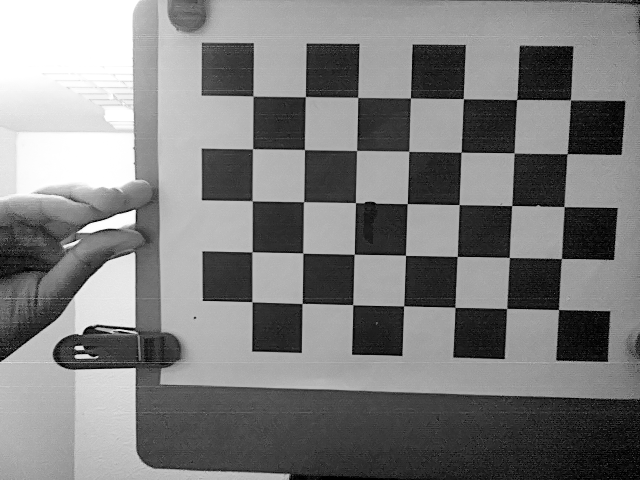
#> input picture assmt1/images/left/16648398145492.png, 640 x 480 px, given as the content of the folder images/right, which was not available
$ jupyter execute q1.ipynb   (text cells are left out)
#> lines starting #> are read from the running program, lines starting #| are printed output that depends on the picture; after the words box and inside, x2 and y2 are one past the last pixel; in counts of white or black regions, pixels touching at a corner belong together; pictures that were not available may be replaced by others from this repository, and a replacement may not be noted
[cell 1]
import numpy as np
import cv2 as cv
import glob

import time
from pathlib import Path

import depthai as dai

[cell 2]
'''
    function to capture 10 images from mentioned source
    - source can be RIGHT or LEFT monochrome camera of OAK D LITE
    - images captured at 1000 sec interval

    params :

        src = {'right' || 'left'} (default : right)
        delay = {delay in ms} (default : 1000)
'''

def captureImages(src='right', delay=1000):
#> (the call stopped at in captureImages, `pipeline = dai.Pipeline()`: depthai is not available in this run)
#> (the call stopped at in captureImages, `pipeline = dai.Pipeline()`: depthai is not available in this run)
    if src != 'right' and src != 'left':
        print("ENTER CORRECT PARAMS!")
        print("accepted params: {left, right} ")
        print(f"entered src:{src}")
        return;

    # Start defining a pipeline
    pipeline = dai.Pipeline()

    # Define a source - mono (grayscale) camera
    # LEFT or RIGHT

    cam = pipeline.createMonoCamera()

    if src == 'right' :
        cam.setBoardSocket(dai.CameraBoardSocket.RIGHT)
    else :
        cam.setBoardSocket(dai.CameraBoardSocket.LEFT)

    cam.setResolution(dai.MonoCameraProperties.SensorResolution.THE_480_P)

    # Create output
    xout = pipeline.createXLinkOut()
    xout.setStreamName(src)
    cam.out.link(xout.input)

    # Connect and start the pipeline
    with dai.Device(pipeline) as device:

        # Output queue will be used to get the grayscale frames from the output defined above
        q = device.getOutputQueue(name=src, maxSize=4, blocking=False)

        # Make sure the destination path is present before starting to store the examples
        Path(f"images/{src}").mkdir(parents=True, exist_ok=True)

        for i in range(10):
            # Blocking call, will wait until a new data has arrived
            inSrc = q.get()
            # Data is originally represented as a flat 1D array, it needs to be converted into HxW form
            frame = inSrc.getCvFrame()
            # Frame is transformed and ready to be shown
            cv.imshow(src, frame)

            cv.imwrite(f"images/{src}/{int(time.time() * 10000)}.png", frame)
            cv.waitKey(delay)

            cv.destroyAllWindows()


def captureColorImages(delay=1000):

    # Start defining a pipeline
#> (the call stopped at in captureColorImages, `pipeline = dai.Pipeline()`: depthai is not available in this run)
    pipeline = dai.Pipeline()

    # Define a source - color camera

    cam = pipeline.createColorCamera()
    cam.setResolution(dai.ColorCameraProperties.SensorResolution.THE_1080_P)

    # Create RGB output
    xout = pipeline.createXLinkOut()
    xout.setStreamName("rgb")
    cam.video.link(xout.input)

    # Connect and start the pipeline
    with dai.Device(pipeline) as device:

        # Output queue will be used to get the color frames from the output defined above
        q = device.getOutputQueue(name="rgb", maxSize=4, blocking=False)

        # Make sure the destination path is present before starting to store the examples
        Path(f"images/rgb").mkdir(parents=True, exist_ok=True)

        for i in range(10):
            # Blocking call, will wait until a new data has arrived
            inSrc = q.get()
            # Data is originally represented as a flat 1D array, it needs to be converted into HxW form
            frame = inSrc.getCvFrame()
            # Frame is transformed and ready to be shown
            imS = cv.resize(frame, (960, 540)) # Resize image
            cv.imshow("rgb", imS)
#             cv.imshow("rgb", frame)

            cv.imwrite(f"images/rgb/{int(time.time() * 10000)}.png", frame)
            cv.waitKey(delay)

            cv.destroyAllWindows()

[cell 3]
'''
    function to find corners, caliberate and store
    camera matrix and distortion vector from mentioned source
    - source can be RIGHT or LEFT monochrome camera or COLOR camera
    of OAK D LITE

    params :
        images = {array of image paths}
        src = source file {'right' || 'left' || 'rgb'}
'''

def caliberate(images, src):
#> called with src = 'right'
    if src != 'right' and src != 'left' and src != 'rgb':
        print("ENTER CORRECT PARAMS!")
        print("accepted params: {left, right, rgb} ")
        print(f"entered src:{src}")
        return;


    # termination criteria
    criteria = (cv.TERM_CRITERIA_EPS + cv.TERM_CRITERIA_MAX_ITER, 30, 0.001)

    # prepare object points, like (0,0,0), (1,0,0), (2,0,0) ....,(6,5,0)
    objp = np.zeros((7*5,3), np.float32)
    objp[:,:2] = np.mgrid[0:7,0:5].T.reshape(-1,2)

    # Arrays to store object points and image points from all the images.
    objpoints = [] # 3d point in real world space
    imgpoints = [] # 2d points in image plane.

    notFound = []

#     img_size = () # will be using this for caliberation

    for fname in images:
        img = cv.imread(fname)
#> img is the input picture: shape (480, 640, 3); min 0, max 255, mean 125.8
        gray = cv.cvtColor(img, cv.COLOR_BGR2GRAY)

#         img_size = gray.shape[::-1]

        cv.imshow('gray', img)
        cv.waitKey(1000)
        cv.destroyAllWindows()

        # Finding chess board corners
        ret, corners = cv.findChessboardCorners(gray, (7,5), None)
#> ret = True; corners = 35 rows, first 8: [253.1, 96.17], [305.3, 96.57], [357.6, 97.36], [410.4, 97.99], [463.3, 98.84], [516.5, 99.57], [570.3, 99.71], [252.7, 148.5]

        # If found, add object points, image points (after refining them)
        if ret == True:
            objpoints.append(objp)
            corners2 = cv.cornerSubPix(gray,corners, (11,11), (-1,-1), criteria)
#> corners2 = 35 rows, first 8: [252.9, 95.94], [305.4, 96.52], [357.7, 97.29], [410.5, 97.81], [463.3, 98.59], [516.7, 99.48], [570.5, 99.85], [252.6, 148.7]
            imgpoints.append(corners)

            # Draw and display the corners
            cv.drawChessboardCorners(img, (7,5), corners2, ret)
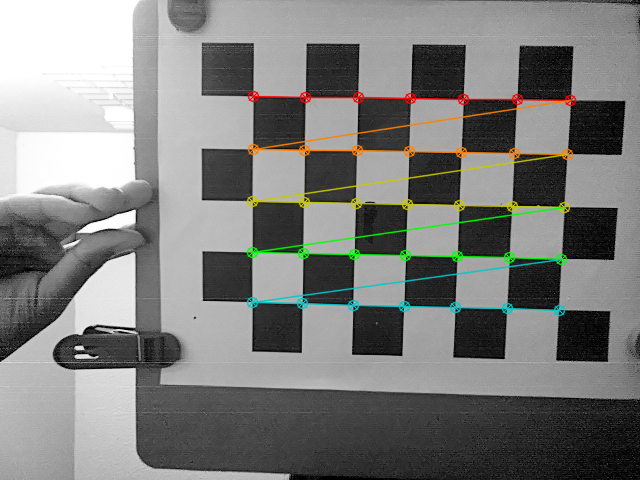
#> img: shape (480, 640, 3); 3.67% of pixels changed, all inside (x1, y1, x2, y2) = (246, 90, 577, 317)
            cv.imshow('img', img)

            # Saving diplayed corners for future references
            cv.imwrite(f"{fname.split('.')[0]}_corners.png", img)
            cv.waitKey(1000)
            cv.destroyAllWindows()
        else :
            # if corners not found, storing it into a list

            notFound.append(fname)
            print(f"corners not found for {fname}")

    cv.destroyAllWindows()

    # removing the pictures whose corners werent found
    # from the main image list
    for i in notFound:
        images.remove(i)

    # calibration
    ret, mtx, dist, rvecs, tvecs = cv.calibrateCamera(objpoints, imgpoints, gray.shape[::-1], None, None)
#> ret = 0.183; mtx = [[488.5, 0, 304], [0, 494.7, 167.6], [0, 0, 1]]; dist = [[-0.074, 0.266, -0.00242, -0.00178, -0.335]]; rvecs = ([0.0717, 0.04, 0.0162],); tvecs = ([-0.975, -1.36, 9.35],)

    for fname in images:
        img = cv.imread(fname)
        h,  w = img.shape[:2]
#> h = 480; w = 640
        newcameramtx, roi = cv.getOptimalNewCameraMatrix(mtx, dist, (w,h), 1, (w,h))
#> newcameramtx = [[420.5, 0, 320.6], [0, 426.8, 147.4], [0, 0, 1]]; roi = (58, 3, 551, 413)

        # undistort
        dst = cv.undistort(img, mtx, dist, None, newcameramtx)
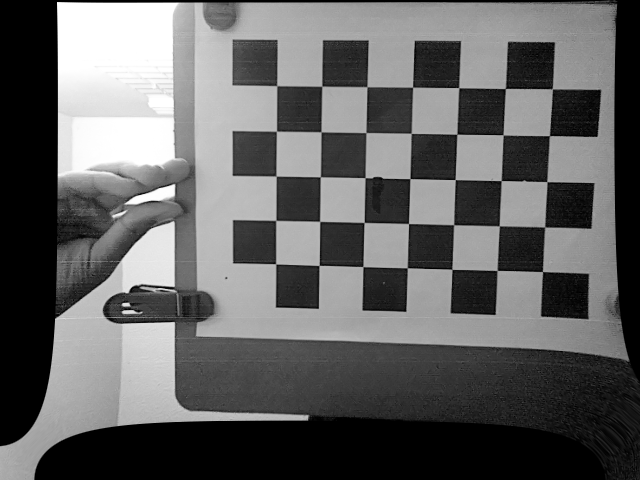
#> dst: shape (480, 640, 3); min 0, max 255, mean 98.3

        # crop the image
        x, y, w, h = roi
#> x = 58; y = 3; w = 551; h = 413
        dst = dst[y:y+h, x:x+w]
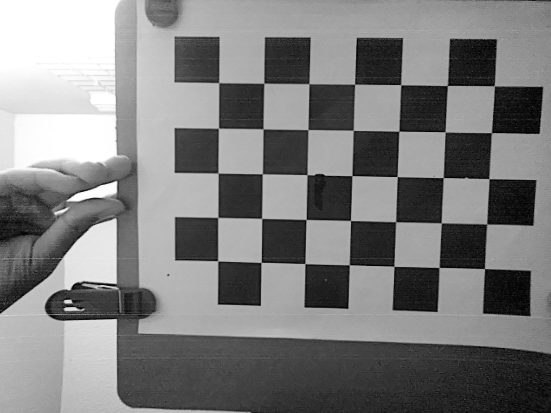
#> dst: shape (413, 551, 3); min 0, max 255, mean 126.3

        # save new image into file
        cv.imwrite(f"{fname.split('.')[0]}_result.png", dst)


    # we will be storing the camera matrix and
    # distortion coefficients for future uses

    print("Saving camera matrix...")
    camera_matrix = np.matrix(mtx)
#> camera_matrix = [[488.5, 0, 304], [0, 494.7, 167.6], [0, 0, 1]]
    with open(f"images/{src}/camera_matrix.txt",'wb') as f:
        for line in camera_matrix:
            np.savetxt(f, line, fmt='%.2f')
#> this loop made 3 passes

    print("Saving distortion vector...")
    distortion_vector = np.matrix(dist)
#> distortion_vector = [[-0.074, 0.266, -0.00242, -0.00178, -0.335]]
    with open(f"images/{src}/distortion_matrix.txt",'wb') as f:
        for line in distortion_vector:
            np.savetxt(f, line, fmt='%.2f')
#> this loop made 1 pass


    print("Saving rotational vectors ...")
    camera_matrix = np.matrix(mtx)
    with open(f"images/{src}/rotat_vector.txt",'wb') as f:
        for line in camera_matrix:
            np.savetxt(f, line, fmt='%.2f')

    print("Saving translation vectors...")
    distortion_vector = np.matrix(dist)
    with open(f"images/{src}/trans_vector.txt",'wb') as f:
        for line in distortion_vector:
            np.savetxt(f, line, fmt='%.2f')


    print('Done!!')

[cell 4]
'''
    calling function to capture images

    i used the previously declared function to
    capture 10 images of a chessboard

    these images are then used to caliberate the camera
    i used a 8x6 chess board for caliberations purposes

'''

# capturing images using right monochrome camera
captureImages('right')

# capturing images using left monochrome camera
captureImages('left')

# capturing images using color camera
captureColorImages()

[cell 5]
right_images = glob.glob('images/right/*.png')
color_images = glob.glob('images/rgb/*.png')
left_images = glob.glob('images/left/*.png')

# bruh_images = glob.glob('images/bruh/*.png')

caliberate(right_images, 'right')
caliberate(color_images, 'rgb')
#> call 2 of caliberate, with src = 'rgb'
#> in caliberate (call 2), `objp = np.zeros((7*5,3), np.float32)`: objp = 35 rows, first 8: [0, 0, 0], [0, 0, 0], [0, 0, 0], [0, 0, 0], [0, 0, 0], [0, 0, 0], [0, 0, 0], [0, 0, 0]
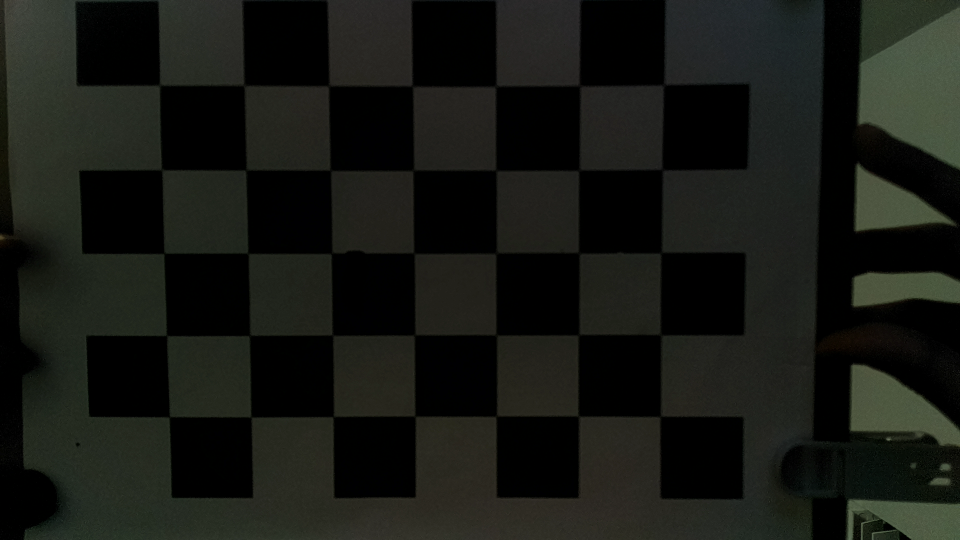
#> input picture assmt1/images/rgb/16648398300286.png, 1920 x 1080 px (shown at 1/2 size)
#> in caliberate, img is the input picture: shape (1080, 1920, 3); mean B, G, R 20.3, 25.1, 23.1
#> in caliberate (call 2), `ret, corners = cv.findChessboardCorners(gray, (7,5), None)`: ret = True; corners = 35 rows, first 8: [320, 171], [489, 171.5], [658.5, 171.5], [825, 172.5], [991.5, 173.5], [1158.7, 173.4], [1328, 171], [324, 340.5]
#> in caliberate (call 2), `corners2 = cv.cornerSubPix(gray,corners, (11,11), (-1,-1), criteria)`: corners2 = 35 rows, first 8: [319.3, 170.7], [487.9, 171.5], [657.7, 171.9], [824.8, 172.4], [992.1, 172.4], [1159.5, 171.9], [1328.1, 170.3], [323.5, 339.7]
#> in caliberate (call 2), `cv.drawChessboardCorners(img, (7,5), corners2, ret)`:
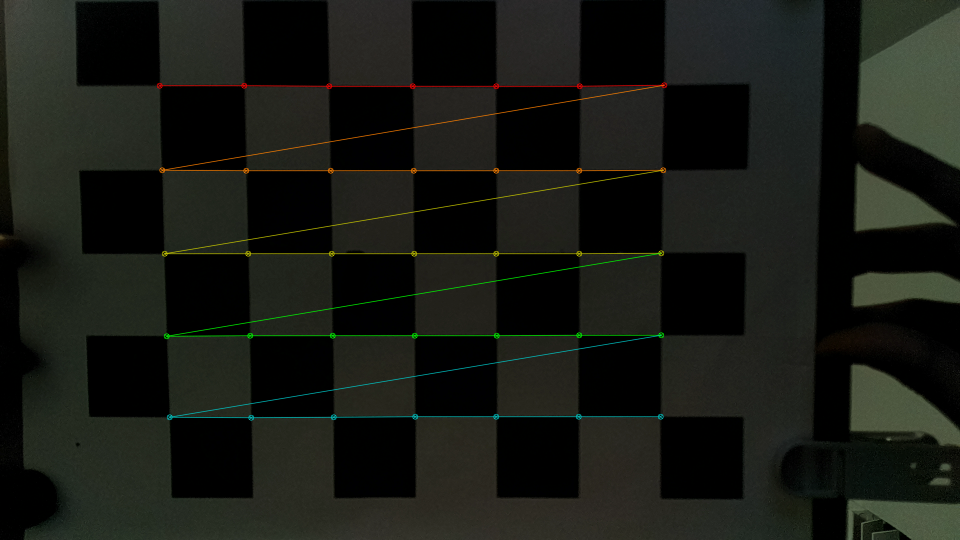
#> img: shape (1080, 1920, 3) (shown at 1/2 size); 1.43% of pixels changed, all inside (x1, y1, x2, y2) = (313, 164, 1335, 842)
#> in caliberate (call 2), `ret, mtx, dist, rvecs, tvecs = cv.calibrateCamera(objpoints, imgpoints..`: ret = 0.48; mtx = [[3412.3, 0, 991.9], [0, 3441.6, 459.5], [0, 0, 1]]; dist = [[0.227, 11, -0.00886, 0.00275, -233.2]]; rvecs = ([0.12, 0.00578, -0.00174],); tvecs = ([-4, -1.7, 20.51],)
#> in caliberate (call 2), `newcameramtx, roi = cv.getOptimalNewCameraMatrix(mtx, dist, (w,h), 1, ..`: newcameramtx = [[1743, 0, 1378], [0, 3248.4, 433.7], [0, 0, 1]]; roi = (871, 7, 980, 1007)
#> in caliberate (call 2), `dst = cv.undistort(img, mtx, dist, None, newcameramtx)`:
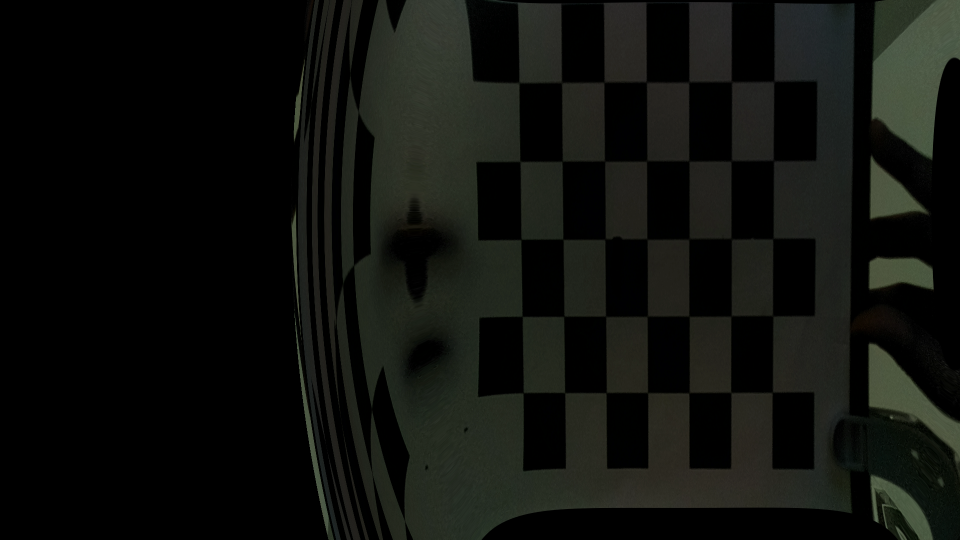
#> dst: shape (1080, 1920, 3) (shown at 1/2 size); mean B, G, R 13.7, 17.2, 15.6
#> in caliberate (call 2), `x, y, w, h = roi`: x = 871; y = 7; w = 980; h = 1007
#> in caliberate (call 2), `dst = dst[y:y+h, x:x+w]`:
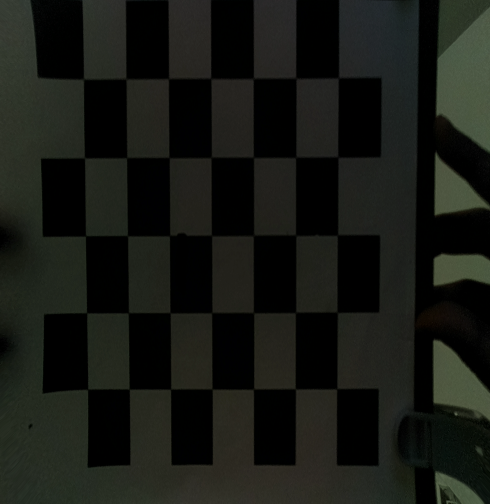
#> dst: shape (1007, 980, 3) (shown at 1/2 size); mean B, G, R 20.6, 25.4, 23.3
#> in caliberate (call 2), `camera_matrix = np.matrix(mtx)`: camera_matrix has the same summary as mtx
#> the loop in caliberate (call 2), `for line in camera_matrix:` made 3 passes
#> in caliberate (call 2), `distortion_vector = np.matrix(dist)`: distortion_vector = [[0.227, 11, -0.00886, 0.00275, -233.2]]
#> the loop in caliberate (call 2), `for line in distortion_vector:` made 1 pass
caliberate(left_images, 'left')
#> in caliberate (call 3), `ret, corners = cv.findChessboardCorners(gray, (7,5), None)`: ret = True; corners = 35 rows, first 8: [253.1, 96.17], [305.3, 96.57], [357.6, 97.36], [410.4, 97.99], [463.3, 98.84], [516.5, 99.57], [570.3, 99.71], [252.7, 148.5]
#> in caliberate (call 3), `corners2 = cv.cornerSubPix(gray,corners, (11,11), (-1,-1), criteria)`: corners2 = 35 rows, first 8: [252.9, 95.94], [305.4, 96.52], [357.7, 97.29], [410.5, 97.81], [463.3, 98.59], [516.7, 99.48], [570.5, 99.85], [252.6, 148.7]
